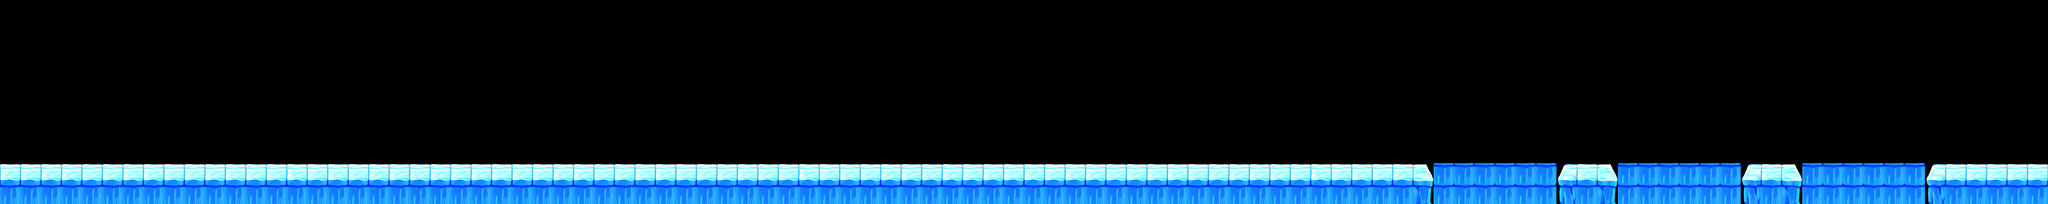

The image is a tile-based game level rendered from a .tmx file. Its description and source (layers, tilesets, objects; grid data summarised) follow:
An orthogonal 100x10 tile map with 64x64 px tiles, 2 tile layers (bg, platform), 4 tilesets and 187 objects.

<map version="1.4" tiledversion="2020.11.25" orientation="orthogonal" renderorder="right-down" width="100" height="10" tilewidth="64" tileheight="64" infinite="0" nextlayerid="6" nextobjectid="973">
 <tileset firstgid="1" source="../bg_ice_block.tsx" />
 <tileset firstgid="9" source="../item.tsx" />
 <tileset firstgid="70" source="../bg_ice_bg.tsx" />
 <tileset firstgid="94" source="../bg_ice_bg.tsx" />
 <layer id="1" name="bg" width="100" height="10">
  <data>[1000 cells, 83 non-empty, 4 distinct tile ids]</data>
 </layer>
 <layer id="2" name="platform" width="100" height="10">
  <data>[1000 cells, 118 non-empty, 4 distinct tile ids]</data>
 </layer>
 <objectgroup id="3" name="object_obstacle">
  <object id="27" gid="3" x="865" y="558" width="90" height="111" />
  <object id="28" gid="3" x="1137" y="544" width="90" height="111" />
  <object id="52" gid="3" x="1567" y="560" width="90" height="111" />
  <object id="53" gid="3" x="1921" y="571" width="90" height="111" />
  <object id="54" gid="3" x="1871" y="560" width="90" height="111" />
  <object id="55" gid="3" x="2015" y="544" width="90" height="111" />
 </objectgroup>
 <objectgroup id="4" name="object_item">
  <object id="250" gid="18" x="993.2" y="324.999" width="66" height="66" rotation="-89.8556" />
  <object id="251" gid="18" x="993.3" y="261" width="66" height="66" rotation="-89.8556" />
  <object id="252" gid="18" x="993.5" y="197" width="66" height="66" rotation="-89.8556" />
  <object id="253" gid="18" x="993" y="388.999" width="66" height="66" rotation="-89.8556" />
  <object id="254" gid="18" x="993.6" y="133" width="66" height="66" rotation="-89.8556" />
  <object id="255" gid="13" x="977" y="197" width="66" height="66" />
  <object id="256" gid="13" x="1041" y="197" width="66" height="66" />
  <object id="257" gid="13" x="977" y="133" width="66" height="66" />
  <object id="258" gid="13" x="1041" y="133" width="66" height="66" />
  <object id="259" gid="13" x="977" y="325" width="66" height="66" />
  <object id="260" gid="13" x="1041" y="325" width="66" height="66" />
  <object id="261" gid="13" x="977" y="261" width="66" height="66" />
  <object id="262" gid="13" x="1041" y="261" width="66" height="66" />
  <object id="263" gid="13" x="1041" y="389" width="66" height="66" />
  <object id="264" gid="13" x="977" y="389" width="66" height="66" />
  <object id="265" gid="18" x="1153.2" y="324.999" width="66" height="66" rotation="-89.8556" />
  <object id="266" gid="18" x="1153.5" y="197" width="66" height="66" rotation="-89.8556" />
  <object id="267" gid="18" x="1153.6" y="133" width="66" height="66" rotation="-89.8556" />
  <object id="268" gid="18" x="1153.3" y="261" width="66" height="66" rotation="-89.8556" />
  <object id="269" gid="18" x="1153" y="388.999" width="66" height="66" rotation="-89.8556" />
  <object id="270" gid="13" x="2776" y="194" width="66" height="66" />
  <object id="271" gid="13" x="2648" y="258" width="66" height="66" />
  <object id="272" gid="13" x="2520" y="194" width="66" height="66" />
  <object id="273" gid="13" x="2712" y="258" width="66" height="66" />
  <object id="274" gid="13" x="2584" y="194" width="66" height="66" />
  <object id="275" gid="13" x="2584" y="258" width="66" height="66" />
  <object id="276" gid="13" x="2648" y="194" width="66" height="66" />
  <object id="277" gid="13" x="2648" y="322" width="66" height="66" />
  <object id="278" gid="13" x="2712" y="194" width="66" height="66" />
  <object id="279" gid="27" x="2807" y="448" width="66" height="66" />
  <object id="280" gid="26" x="2871" y="416" width="66" height="66" />
  <object id="281" gid="26" x="2743" y="416" width="66" height="66" />
  <object id="282" gid="23" x="2671" y="400" width="66" height="66" />
  <object id="283" gid="23" x="2943" y="400" width="66" height="66" />
  <object id="284" gid="13" x="2966" y="192" width="66" height="66" />
  <object id="285" gid="13" x="2838" y="192" width="66" height="66" />
  <object id="286" gid="13" x="3094" y="192" width="66" height="66" />
  <object id="287" gid="13" x="2902" y="192" width="66" height="66" />
  <object id="288" gid="13" x="3030" y="192" width="66" height="66" />
  <object id="289" gid="13" x="2902" y="256" width="66" height="66" />
  <object id="290" gid="13" x="2966" y="256" width="66" height="66" />
  <object id="291" gid="13" x="2966" y="320" width="66" height="66" />
  <object id="292" gid="13" x="3030" y="256" width="66" height="66" />
  <object id="293" gid="13" x="2806" y="513" width="66" height="66" />
  <object id="294" gid="13" x="2870" y="513" width="66" height="66" />
  <object id="295" gid="13" x="2934" y="497" width="66" height="66" />
  <object id="296" gid="13" x="2742" y="513" width="66" height="66" />
  <object id="297" gid="13" x="2678" y="496" width="66" height="66" />
  <object id="298" gid="13" x="2774" y="256" width="66" height="66" />
  <object id="299" gid="13" x="2838" y="256" width="66" height="66" />
  <object id="300" gid="18" x="3158" y="328" width="66" height="66" />
  <object id="301" gid="18" x="3158" y="371" width="66" height="66" />
  <object id="302" gid="18" x="3158" y="414" width="66" height="66" />
  <object id="303" gid="18" x="3158" y="457" width="66" height="66" />
  <object id="304" gid="18" x="3200" y="328" width="66" height="66" />
  <object id="305" gid="18" x="3368" y="372" width="66" height="66" />
  <object id="306" gid="18" x="3368" y="458" width="66" height="66" />
  <object id="307" gid="18" x="3368" y="415" width="66" height="66" />
  <object id="308" gid="18" x="3242" y="329" width="66" height="66" />
  <object id="309" gid="18" x="3368" y="329" width="66" height="66" />
  <object id="310" gid="19" x="3232" y="400" width="66" height="66" />
  <object id="311" gid="19" x="3296" y="400" width="66" height="66" />
  <object id="312" gid="18" x="3243" y="286" width="66" height="66" />
  <object id="313" gid="18" x="3159" y="285" width="66" height="66" />
  <object id="314" gid="18" x="3369" y="286" width="66" height="66" />
  <object id="315" gid="18" x="3201" y="285" width="66" height="66" />
  <object id="316" gid="18" x="3116" y="328" width="66" height="66" />
  <object id="317" gid="18" x="3409" y="329" width="66" height="66" />
  <object id="318" gid="18" x="3285" y="286" width="66" height="66" />
  <object id="319" gid="18" x="3326" y="330" width="66" height="66" />
  <object id="320" gid="18" x="3284" y="329" width="66" height="66" />
  <object id="321" gid="18" x="3327" y="287" width="66" height="66" />
  <object id="322" gid="18" x="3285" y="472" width="66" height="66" />
  <object id="323" gid="18" x="3327" y="473" width="66" height="66" />
  <object id="324" gid="18" x="3243" y="472" width="66" height="66" />
  <object id="325" gid="18" x="3201" y="471" width="66" height="66" />
  <object id="326" gid="18" x="2453" y="329" width="66" height="66" />
  <object id="327" gid="18" x="2453" y="415" width="66" height="66" />
  <object id="328" gid="18" x="2370" y="286" width="66" height="66" />
  <object id="329" gid="19" x="2381" y="400" width="66" height="66" />
  <object id="330" gid="18" x="2243" y="457" width="66" height="66" />
  <object id="331" gid="18" x="2369" y="329" width="66" height="66" />
  <object id="332" gid="18" x="2453" y="458" width="66" height="66" />
  <object id="333" gid="18" x="2243" y="414" width="66" height="66" />
  <object id="334" gid="18" x="2412" y="473" width="66" height="66" />
  <object id="335" gid="18" x="2244" y="285" width="66" height="66" />
  </objectgroup>
 <objectgroup id="5" name="object_monster">
  <!-- 14 objects omitted --></objectgroup>
</map>
<!-- 95 of 187 objects omitted -->
